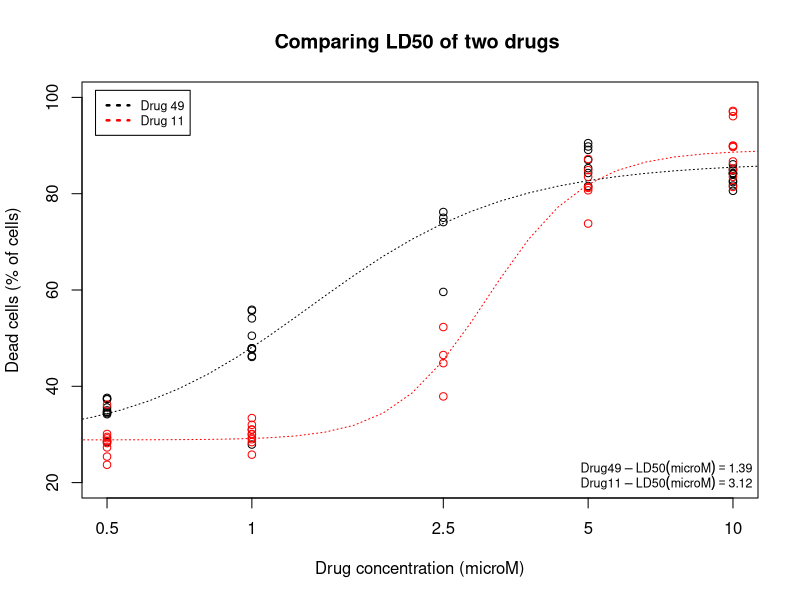

Write R code to recreate this figure.
###  I have detailed the code separately for each set of data
###  to make it more obvious what I'm doing. 
### The code could be made shorter and less repetitive.

###  This is the data   ###
# Data from multiple experiments

conc <- c(1.00E-08, 1.00E-07, 5.00E-07, 1.00E-06, 1.00E-05, 
          1.00E-08, 1.00E-07, 5.00E-07, 1.00E-06, 1.00E-05, 
          1.00E-08, 1.00E-07, 5.00E-07, 1.00E-06, 1.00E-05, 
          1.00E-07, 5.00E-07, 1.00E-06, 5.00E-06, 1.00E-05, 2.00E-05, 
          1.00E-07, 5.00E-07, 1.00E-06, 5.00E-06, 1.00E-05, 2.00E-05, 
          1.00E-07, 5.00E-07, 1.00E-06, 5.00E-06, 1.00E-05, 2.00E-05, 
          1.00E-07, 5.00E-07, 1.00E-06, 2.50E-06, 5.00E-06, 1.00E-05, 
          1.00E-07, 5.00E-07, 1.00E-06, 2.50E-06, 5.00E-06, 1.00E-05, 
          1.00E-07, 5.00E-07, 1.00E-06, 2.50E-06, 5.00E-06, 1.00E-05, 
          1.00E-07, 5.00E-07, 1.00E-06, 2.50E-06, 5.00E-06, 1.00E-05) 

# First drug is called Drug 49
dead.cells49 <- c(28.6, 30.1, 34.6, 47.7, 81.7, 
                  27.1, 27.2, 35, 47.9, 80.6, 
                  27.8, 27.9, 34.2, 47.9, 82.4, 
                  31.1, 37.6, 55.7, 89.1, 84.3, 85.2, 
                  30.8, 35.6, 55.9, 90.5, 85.2, 86.3, 
                  32.6, 34.7, 54.1, 89.8, 84.2, 87.1, 
                  32.2, 34.4, 46.1, 76.2, 84.3, 84.1, 
                  31.4, 37.4, 50.5, 75, 85.3, 84.8, 
                  27.6, 37.3, 46.3, 74.1, 81.6, 82.7, 
                  26.7, 28.4, 27.9, 59.6, 87, 86.1)

# Second Drug is called Drug 11
dead.cells11 <- c(28.4, 28.9, 28.6, 30.1, 90, 
                  27.8, 28.5, 29.2, 29.3, 89.9, 
                  28.6, 26.6, 27.3, 29, 89.7, 
                  25.8, 28.7, 31, 80.7, 85, 85.2, 
                  25.3, 28.2, 30, 81.4, 83.5, 87.2, 
                  25.9, 25.4, 28.4, 81.2, 81.4, 85.6, 
                  36.4, 36.2, 33.4, 52.3, 87.2, 97, 
                  33.9, 29.5, 32, 44.8, 84.9, 97.2, 
                  30.1, 30.1, 31, 46.5, 83.5, 96.1, 
                  22.8, 23.7, 25.8, 37.9, 73.8, 86.7) 

# Put the data into data frames and 
# transform the data to make it postive for fitting
data49 <- data.frame(conc,dead.cells49)
data49$nM <- data49$conc * 1000000000
data49$log.nM <- log10(data49$nM) 

data11 <- data.frame(conc,dead.cells11)
data11$nM <- data11$conc * 1000000000
data11$log.nM <- log10(data11$nM) 

##################  fit the data  ##################
# make sure logconc remains positive, otherwise multiply to keep positive values
# (such as in this example where the iconc is multiplied by 1000

fit49 <- nls(dead.cells49 ~ bot+(top-bot)/(1+(log.nM/LD50)^slope),
             data = data49,
             start=list(bot=20, top=95, LD50=4, slope=-12))

fit11 <- nls(dead.cells11 ~ bot+(top-bot)/(1+(log.nM/LD50)^slope),
             data = data11,
             start=list(bot=20, top=95, LD50=4, slope=-12))


##################  Plot the results  ##################
#this lets you graph your calculated equations nice and pretty
x <- seq(0,6, length=100)

y49 <- (coef(fit49)["bot"]+(coef(fit49)["top"]-coef(fit49)["bot"])/(1+(x/coef(fit49)["LD50"])^coef(fit49)["slope"]))
m49 <- coef(fit49)  #this extracts the fitted LD50 for drug 49

y11 <- (coef(fit11)["bot"]+(coef(fit11)["top"]-coef(fit11)["bot"])/(1+(x/coef(fit11)["LD50"])^coef(fit11)["slope"]))
m11 <- coef(fit11)



# plot the first set of points
plot(data49$nM, data49$dead.cells49, 
     log="x", 
     main="Comparing LD50 of two drugs ", 
     xlab="Drug concentration (microM)", 
     ylab="Dead cells (% of cells)",
     xlim= c(500, 10000),
     ylim= c(20,100),
     xaxt = "n")   # suppresses the labels on the x-axis

# add the points for the second set of data
points(data11$nM, data11$dead.cells11, col = "red")

# add the axis they way we want it to look
axis(1, at=c(500, 1000, 2500, 5000, 10000),  lab=c("0.5","1","2.5","5","10"))

# adds the two non-linear fitted lines 
lines(10^x,y49, lty="dotted", col="black")
lines(10^x,y11, lty="dotted", col="red")

# adds the legend
legend("topleft", 
       inset=.02,
       c("Drug 49","Drug 11"),
       lty=c("dotted","dotted"),
       lwd=c(2.5,2.5),
       col=c("black","red"),
       cex = 0.75)

# add the LD50s in the legend which allows nice positioning. 
rp = vector('expression',2)
rp[1] = substitute(expression(Drug49-LD50(microM) == MYVALUE), 
                   list(MYVALUE = format((10^m49[3])/1000,dig=3)))[2]
rp[2] = substitute(expression(Drug11-LD50(microM) == MYVALUE), 
                   list(MYVALUE = format((10^m11[3])/1000,dig=3)))[2]
legend('bottomright', legend = rp, bty = 'n', cex = 0.75)
